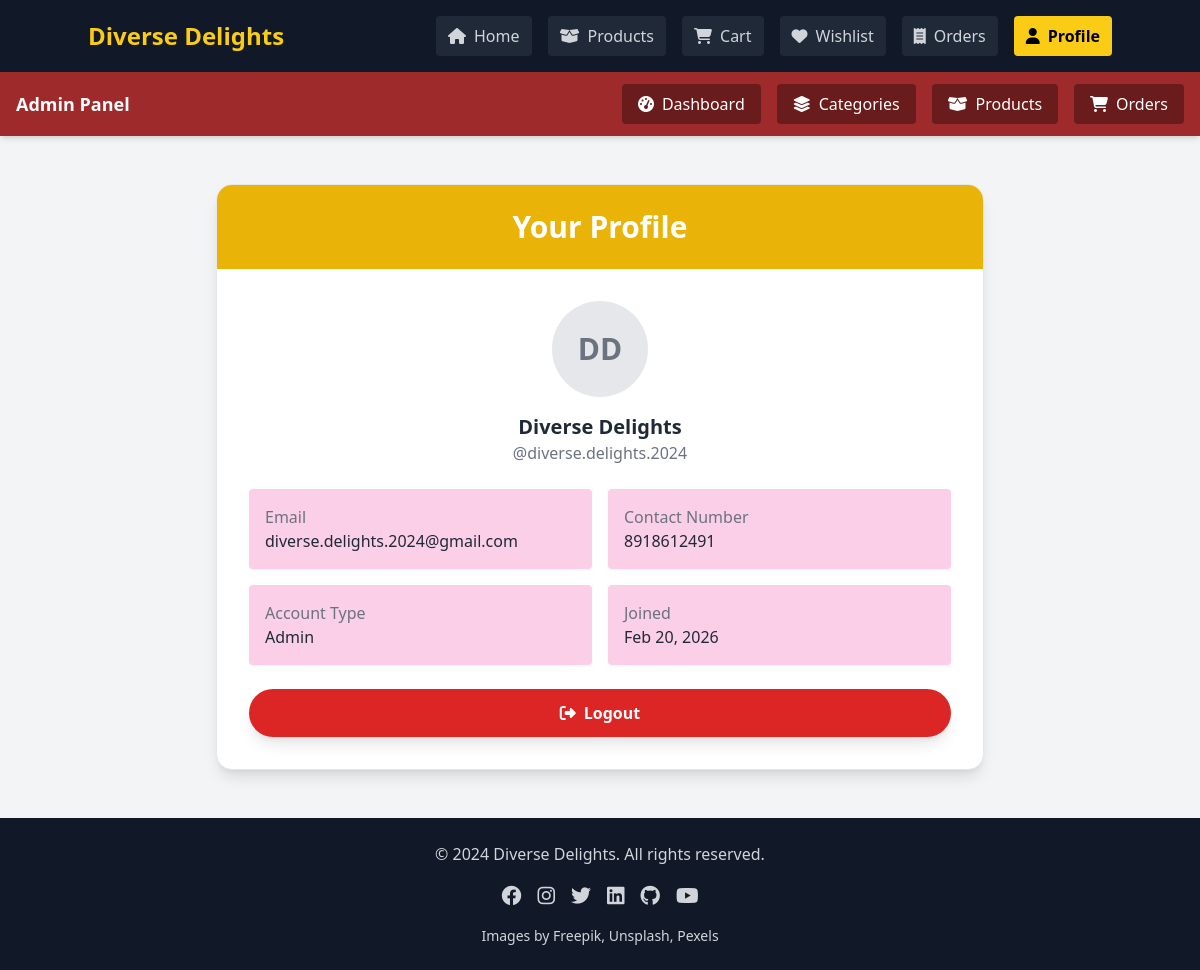
The app's page /profile (signed in) with its own data.
### models/user.py (models this page shows)
class User(db.Model):
    __tablename__ = "user"
    id = db.Column(db.Integer, primary_key=True)
    email = db.Column(db.String(120), unique=True, nullable=False, index=True)
    contact_number = db.Column(db.String(20), nullable=False)
    first_name = db.Column(db.String(50), nullable=False)
    last_name = db.Column(db.String(50), nullable=False)
    password_hash = db.Column(db.String(255), nullable=False)
    is_admin = db.Column(db.Boolean, default=False)
    created_at = db.Column(db.DateTime, default=datetime.utcnow)
    updated_at = db.Column(
        db.DateTime,
        default=datetime.utcnow,
        onupdate=datetime.utcnow
    )
    reviews = db.relationship(
        "Review",
        back_populates="user",
        cascade="all, delete-orphan"
    )
    wishlist = db.relationship(
        "Wishlist",
        back_populates="user",
        uselist=False,
        cascade="all, delete-orphan"
    )
    cart = db.relationship(
        "Cart",
        back_populates="user",
        uselist=False,
        cascade="all, delete-orphan"
    )
    orders = db.relationship(
        "Order",
        back_populates="user",
        lazy=True
    )

### app.py (the view)
@app.route("/profile")
def profile():
    if "user" not in session:
        session['toast'] = {"type": "warning", "message": "Please log in to view your profile."}
        return redirect("/auth/login")
    user = db.session.get(User, session["user"]["id"])
    return render_template("profile.html", user=user)

### templates/profile.html (shortened to what this page needs)
<!DOCTYPE html>
<html>
<head>
    <script src="https://cdn.tailwindcss.com"></script>
    <link rel="stylesheet" href="https://cdnjs.cloudflare.com/ajax/libs/font-awesome/6.4.0/css/all.min.css">
</head>
<body class="flex flex-col min-h-screen bg-gray-100">
    {% include "components/navbar.html" %}
    {% if session.get("user") and session["user"].get("is_admin") %}
    {% include "components/admin_navbar.html" %}
    {% endif %}
    <main class="flex-grow py-12">
        <div class="max-w-3xl mx-auto bg-white rounded-2xl shadow-lg overflow-hidden border border-gray-200">
            <div class="bg-yellow-500 py-6 text-center">
                <h1 class="text-3xl font-extrabold text-white">Your Profile</h1>
            </div>
            <div class="p-8 space-y-6">
                <div class="flex flex-col items-center space-y-4">
                    <div
                        class="w-24 h-24 bg-gray-200 rounded-full flex items-center justify-center text-gray-500 text-3xl font-bold">
                        {{ user.first_name[0] }}{{ user.last_name[0] }}
                    </div>
                    <div class="text-center">
                        <h2 class="text-xl font-semibold text-gray-800">{{ user.first_name }} {{ user.last_name }}</h2>
                        <p class="text-gray-500">@{{ user.email.split('@')[0] }}</p>
                    </div>
                </div>
                <div class="grid grid-cols-1 md:grid-cols-2 gap-4">
                    <div class="bg-pink-200 p-4 rounded shadow-sm">
                        <p class="text-gray-500 font-medium">Email</p>
                        <p class="text-gray-800">{{ user.email }}</p>
                    </div>
                    <div class="bg-pink-200 p-4 rounded shadow-sm">
                        <p class="text-gray-500 font-medium">Contact Number</p>
                        <p class="text-gray-800">{{ user.contact_number or '-' }}</p>
                    </div>
                    <div class="bg-pink-200 p-4 rounded shadow-sm">
                        <p class="text-gray-500 font-medium">Account Type</p>
                        <p class="text-gray-800">{% if user.is_admin %}Admin{% else %}Customer{% endif %}</p>
                    </div>
                    <div class="bg-pink-200 p-4 rounded shadow-sm">
                        <p class="text-gray-500 font-medium">Joined</p>
                        <p class="text-gray-800">{{ user.created_at.strftime('%b %d, %Y') if user.created_at else '-' }}
                        </p>
                    </div>
                </div>
                <form method="POST" action="/auth/logout" class="mt-6">
                    <button type="submit"
                        class="w-full bg-red-600 hover:bg-red-500 text-white py-3 px-6 rounded-full font-bold flex items-center justify-center transition-transform transform hover:scale-105 shadow-lg">
                        <i class="fas fa-right-from-bracket mr-2"></i>
                        Logout
                    </button>
                </form>
            </div>
        </div>
    </main>
    {% include "components/footer.html" %}
    {% include "components/alerts.html" %}
</body>
</html>

### records on screen
User: first_name "D", last_name "D", first_name "Diverse", last_name "Delights", email "diverse.delights.2024", email "diverse.delights.2024@gmail.com", contact_number "8918612491", created_at "Feb 20, 2026"

### other values on screen
{{ label }} "Home" "Products" "Cart" "Wishlist" "Orders"
{{ label }} "Dashboard" "Categories" "Products" "Orders"
